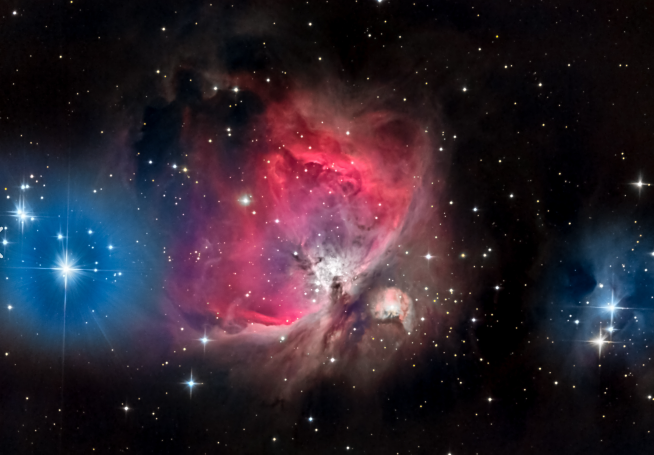
#> input picture Inner_Space/Signal_processsing_and systems/G_WORK_SIGN_1/屏幕截图 2025-05-14 191930.jpg, 1308 x 909 px (shown at 1/2 size)
$ python astro_sound.py
#> lines starting #> are read from the running program, lines starting #| are printed output that depends on the picture
from PIL import Image
import numpy as np
import scipy.io.wavfile as wavfile

def imagetoaudio(imagepath, audiopath, duration=15, samplerate=44100):
    # 加载图像并转换为灰度
#> called with imagepath = '屏幕截图 2025-05-14 191930.jpg', audiopath = 'out_audio.wav', duration = 15, samplerate = 44100
    img = Image.open(imagepath).convert('L')
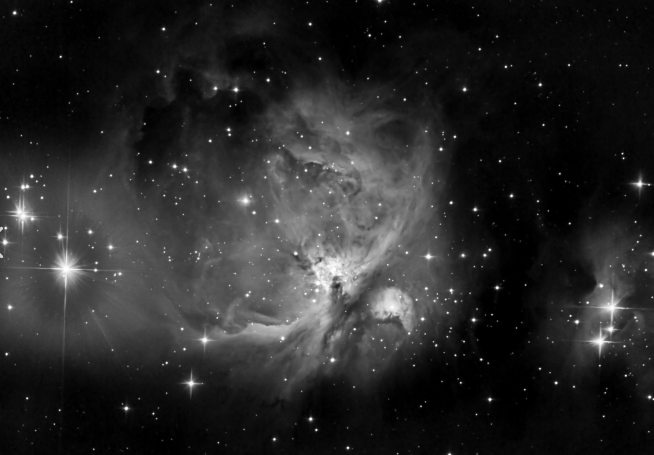
#> img: PIL image 1308x909 L (shown at 1/2 size); min 0, max 255, mean 40
    imgdata = np.array(img)

    # 计算总样本数
    total_samples = duration * samplerate

    # 创建时间数组
    t = np.linspace(0, duration, total_samples)

    # 初始化音频数组
    audio = np.zeros(total_samples)

    # 计算每列对应的样本数
    samples_per_column = total_samples // imgdata.shape[1]
#> samples_per_column = 505

    for col in range(imgdata.shape[1]):
        # 计算每列的平均亮度
        brightness = imgdata[:, col].mean()

        # 将亮度映射到频率
        frequency = mapbrightnesstofrequency(brightness)

        # 生成对应列的音频信号
        column_audio = np.sin(2 * np.pi * frequency * t[:samples_per_column])

        # 将生成的音频信号填充到音频数组中
        start_index = col * samples_per_column
        audio[start_index:start_index + samples_per_column] = column_audio
#> this loop made 1308 passes
#> (brightness, frequency) on passes 1 to 3: (33.44, 724.5), (33.5, 725.4), (33.32, 722.7)

    # 归一化音频
    audio /= np.max(np.abs(audio))

    # 保存音频文件
    wavfile.write(audiopath, samplerate, audio.astype(np.float32))

def mapbrightnesstofrequency(brightness):
    # 将亮度值映射到频率，这里需要根据实际情况调整
    return brightness / 255.0 * 4000 + 200  # 示例映射函数，将亮度映射到200Hz到4200Hz

# 使用示例
imagepath = '屏幕截图 2025-05-14 191930.jpg'
audiopath = 'out_audio.wav'
imagetoaudio(imagepath, audiopath)
